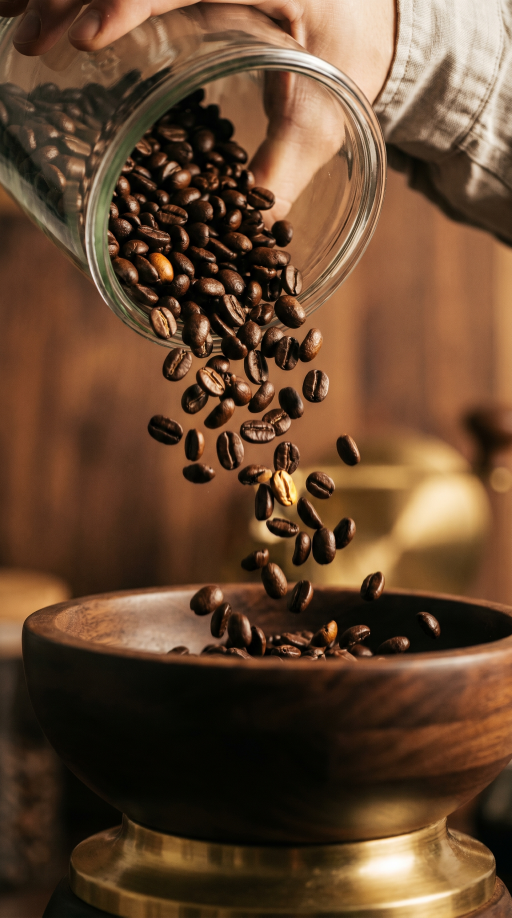
#> input picture aisc_coffee/stills/02.png, 1536 x 2752 px, given in place of 01.png, which was not available (shown at 1/3 size)
$ python build_starts.py
#> lines starting #> are read from the running program, lines starting #| are printed output that depends on the picture; pictures that were not available may be replaced by others from this repository, and a replacement may not be noted
"""Composite typography overlays onto AI-generated stills with subtle ink-bleed."""
from pathlib import Path
from PIL import Image, ImageFilter

ROOT = Path(__file__).parent
STILLS = ROOT / "stills"
OVERLAYS = ROOT / "overlays"
OUT = ROOT / "starts"
OUT.mkdir(exist_ok=True)


def hand_paint(overlay):
    if overlay.mode != "RGBA":
        overlay = overlay.convert("RGBA")
    r, g, b, a = overlay.split()
    a_soft = a.filter(ImageFilter.GaussianBlur(radius=0.8))
    softened = Image.merge("RGBA", (r, g, b, a_soft))
    a_bleed = a.filter(ImageFilter.MaxFilter(3)).filter(ImageFilter.GaussianBlur(radius=2.0))
    shadow = Image.new("RGBA", overlay.size, (0, 0, 0, 0))
    shadow_color = Image.new("RGBA", overlay.size, (10, 10, 10, 70))
    shadow.paste(shadow_color, mask=a_bleed)
    return Image.alpha_composite(shadow, softened)


def main():
    for n in ("01", "02", "03"):
        bg = Image.open(STILLS / f"{n}.png").convert("RGBA")
        if bg.size != (1920, 1080):
            bg = bg.resize((1920, 1080), Image.LANCZOS)
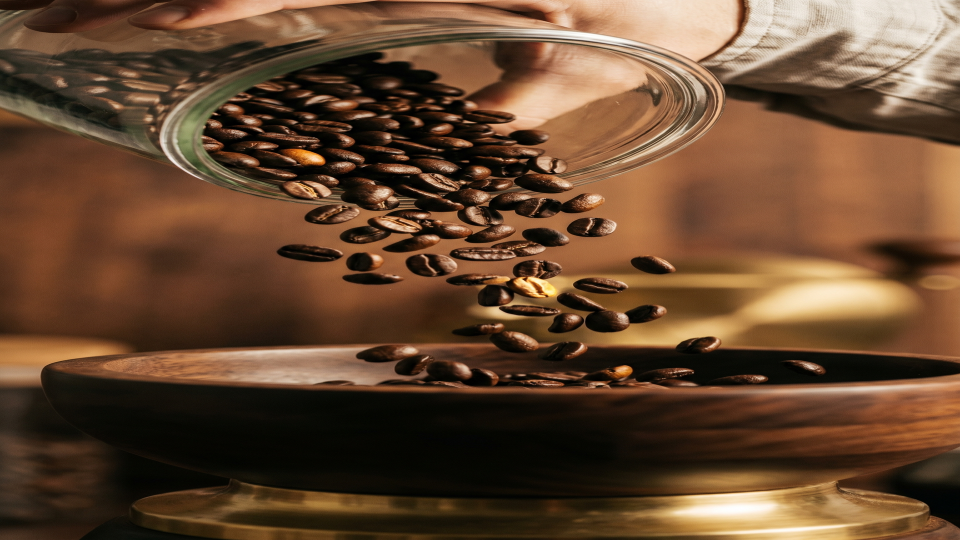
#> bg: PIL image 1920x1080 RGBA (shown at 1/2 size); mean R, G, B, A 101.5, 71.9, 48.4, 255
        fg = Image.open(OVERLAYS / f"{n}.png").convert("RGBA")
        if fg.size != (1920, 1080):
            fg = fg.resize((1920, 1080), Image.LANCZOS)
        treated = hand_paint(fg)
#> in hand_paint, `r, g, b, a = overlay.split()`:
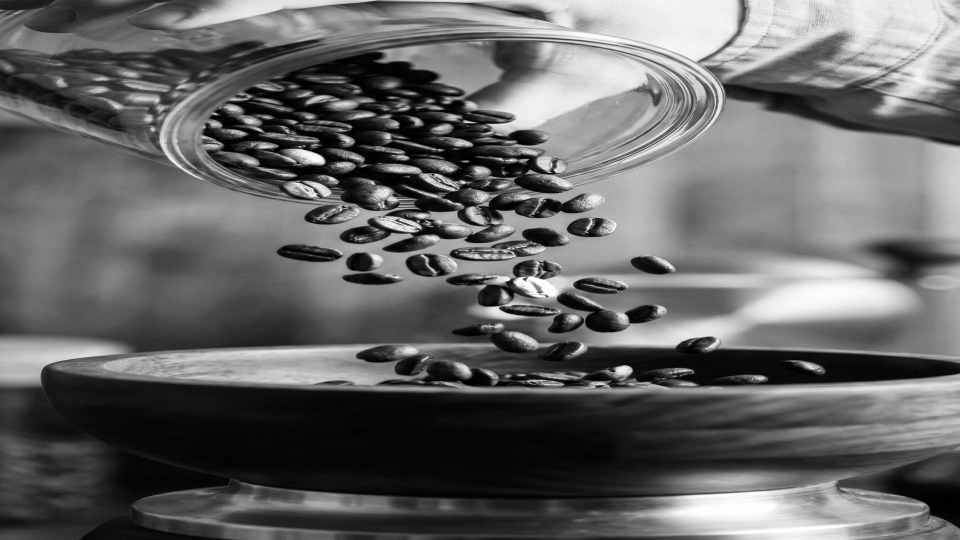
#> r: PIL image 1920x1080 L (shown at 1/2 size); min 0, max 255, mean 101.5
#> in hand_paint, `r, g, b, a = overlay.split()`:
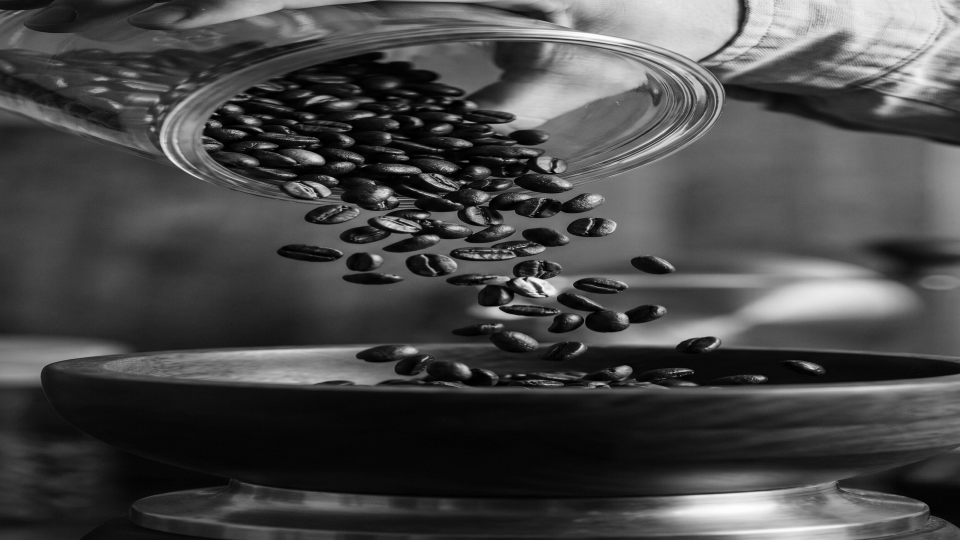
#> g: PIL image 1920x1080 L (shown at 1/2 size); min 0, max 255, mean 71.9
#> in hand_paint, `r, g, b, a = overlay.split()`:
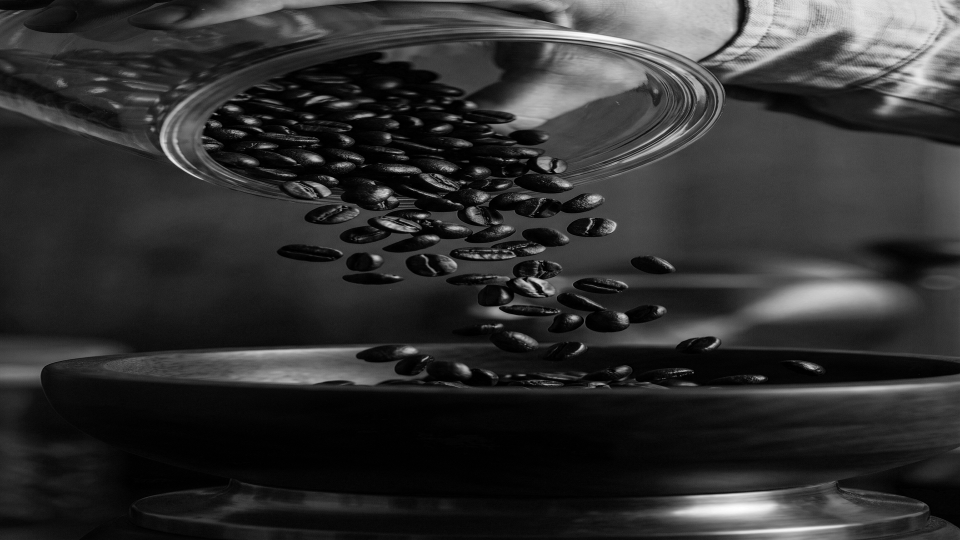
#> b: PIL image 1920x1080 L (shown at 1/2 size); min 0, max 255, mean 48.4
#> in hand_paint, `r, g, b, a = overlay.split()`: a: PIL image 1920x1080 L; every value is 255
#> in hand_paint, `shadow = Image.new("RGBA", overlay.size, (0, 0, 0, 0))`: shadow: PIL image 1920x1080 RGBA; every value is 0
        out = Image.alpha_composite(bg, treated).convert("RGB")
        out.save(OUT / f"{n}.png", format="PNG", optimize=True)
        print(f"  ✓ {OUT / (n + '.png')}")


if __name__ == "__main__":
#> (the run stopped early here; a loop or call above may not have finished)
